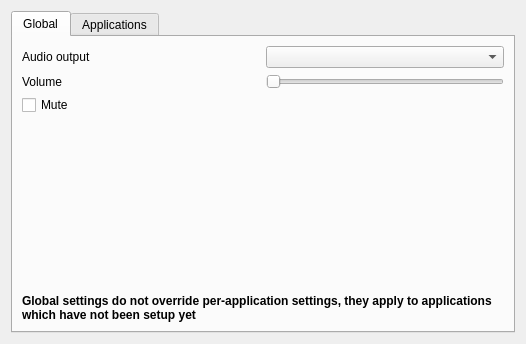
<?xml version="1.0" encoding="UTF-8"?>
<ui version="4.0">
 <class>KCMPlayer</class>
 <widget class="QWidget" name="KCMPlayer">
  <property name="geometry">
   <rect>
    <x>0</x>
    <y>0</y>
    <width>526</width>
    <height>344</height>
   </rect>
  </property>
  <property name="windowTitle">
   <string>Form</string>
  </property>
  <layout class="QGridLayout" name="gridLayout">
   <item row="0" column="0">
    <widget class="QTabWidget" name="tabWidget">
     <property name="currentIndex">
      <number>0</number>
     </property>
     <widget class="QWidget" name="tab">
      <attribute name="title">
       <string>Global</string>
      </attribute>
      <layout class="QGridLayout" name="gridLayout_2">
       <item row="0" column="0">
        <widget class="QLabel" name="label_5">
         <property name="text">
          <string>Audio output</string>
         </property>
        </widget>
       </item>
       <item row="0" column="1">
        <widget class="QComboBox" name="w_audiooutput"/>
       </item>
       <item row="1" column="0">
        <widget class="QLabel" name="label_6">
         <property name="text">
          <string>Volume</string>
         </property>
        </widget>
       </item>
       <item row="3" column="0" colspan="2">
        <spacer name="verticalSpacer_3">
         <property name="orientation">
          <enum>Qt::Vertical</enum>
         </property>
         <property name="sizeHint" stdset="0">
          <size>
           <width>359</width>
           <height>193</height>
          </size>
         </property>
        </spacer>
       </item>
       <item row="1" column="1">
        <widget class="QSlider" name="w_volume">
         <property name="sizePolicy">
          <sizepolicy hsizetype="Minimum" vsizetype="Fixed">
           <horstretch>0</horstretch>
           <verstretch>0</verstretch>
          </sizepolicy>
         </property>
         <property name="orientation">
          <enum>Qt::Horizontal</enum>
         </property>
        </widget>
       </item>
       <item row="2" column="0" colspan="2">
        <widget class="QCheckBox" name="w_mute">
         <property name="text">
          <string>Mute</string>
         </property>
        </widget>
       </item>
       <item row="4" column="0" colspan="2">
        <widget class="QLabel" name="label_7">
         <property name="text">
          <string>&lt;html&gt;&lt;head/&gt;&lt;body&gt;&lt;p&gt;&lt;span style=&quot; font-weight:600;&quot;&gt;Global settings do not override per-application settings, they apply to applications which have not been setup yet&lt;/span&gt;&lt;/p&gt;&lt;/body&gt;&lt;/html&gt;</string>
         </property>
         <property name="textFormat">
          <enum>Qt::RichText</enum>
         </property>
         <property name="wordWrap">
          <bool>true</bool>
         </property>
        </widget>
       </item>
      </layout>
     </widget>
     <widget class="QWidget" name="tab_2">
      <attribute name="title">
       <string>Applications</string>
      </attribute>
      <layout class="QGridLayout" name="gridLayout_3">
       <item row="1" column="0">
        <widget class="QLabel" name="label">
         <property name="text">
          <string>Application</string>
         </property>
        </widget>
       </item>
       <item row="1" column="2">
        <widget class="QComboBox" name="w_application">
         <property name="sizePolicy">
          <sizepolicy hsizetype="Expanding" vsizetype="Fixed">
           <horstretch>0</horstretch>
           <verstretch>0</verstretch>
          </sizepolicy>
         </property>
        </widget>
       </item>
       <item row="2" column="0" colspan="3">
        <widget class="QFrame" name="frame">
         <property name="frameShape">
          <enum>QFrame::StyledPanel</enum>
         </property>
         <property name="frameShadow">
          <enum>QFrame::Raised</enum>
         </property>
         <layout class="QGridLayout" name="gridLayout_4">
          <item row="0" column="0">
           <widget class="QLabel" name="label_4">
            <property name="text">
             <string>Audio output</string>
            </property>
           </widget>
          </item>
          <item row="0" column="1">
           <widget class="QComboBox" name="w_appaudiooutput"/>
          </item>
          <item row="1" column="0">
           <widget class="QLabel" name="label_3">
            <property name="text">
             <string>Volume</string>
            </property>
           </widget>
          </item>
          <item row="1" column="1">
           <widget class="QSlider" name="w_appvolume">
            <property name="sizePolicy">
             <sizepolicy hsizetype="Minimum" vsizetype="Fixed">
              <horstretch>0</horstretch>
              <verstretch>0</verstretch>
             </sizepolicy>
            </property>
            <property name="orientation">
             <enum>Qt::Horizontal</enum>
            </property>
           </widget>
          </item>
          <item row="2" column="0" colspan="2">
           <widget class="QCheckBox" name="w_appmute">
            <property name="text">
             <string>Mute</string>
            </property>
           </widget>
          </item>
          <item row="3" column="0" colspan="2">
           <spacer name="verticalSpacer_2">
            <property name="orientation">
             <enum>Qt::Vertical</enum>
            </property>
            <property name="sizeHint" stdset="0">
             <size>
              <width>433</width>
              <height>134</height>
             </size>
            </property>
           </spacer>
          </item>
         </layout>
        </widget>
       </item>
       <item row="3" column="0" colspan="3">
        <widget class="QLabel" name="label_2">
         <property name="text">
          <string>&lt;html&gt;&lt;head/&gt;&lt;body&gt;&lt;p&gt;&lt;span style=&quot; font-weight:600;&quot;&gt;Warning, not every application will respect the settings chosen&lt;/span&gt;&lt;/p&gt;&lt;/body&gt;&lt;/html&gt;</string>
         </property>
         <property name="textFormat">
          <enum>Qt::RichText</enum>
         </property>
         <property name="wordWrap">
          <bool>true</bool>
         </property>
        </widget>
       </item>
       <item row="1" column="1">
        <spacer name="horizontalSpacer">
         <property name="orientation">
          <enum>Qt::Horizontal</enum>
         </property>
         <property name="sizeHint" stdset="0">
          <size>
           <width>40</width>
           <height>20</height>
          </size>
         </property>
        </spacer>
       </item>
      </layout>
     </widget>
    </widget>
   </item>
  </layout>
 </widget>
 <resources/>
 <connections/>
</ui>
